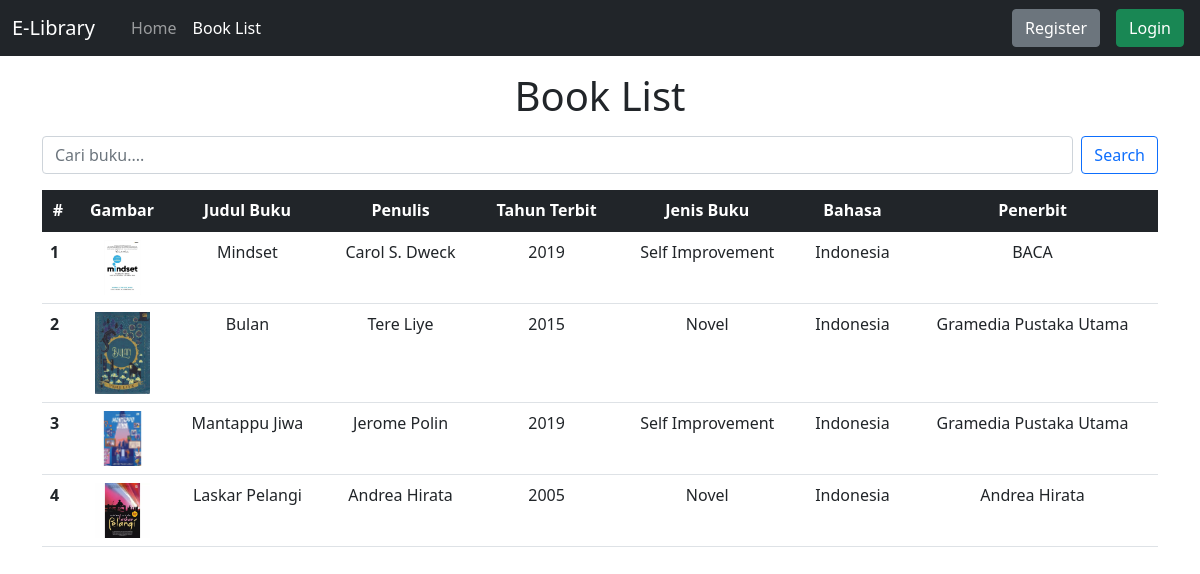
The app's page /user_search.php with its own data.
### tables this page shows
CREATE TABLE `buku_detail` (
  `id` int(11) NOT NULL,
  `judul_buku` varchar(75) NOT NULL,
  `isi_buku` text NOT NULL,
  `penulis` varchar(55) NOT NULL,
  `tahun_terbit` int(5) NOT NULL,
  `jenis_buku` varchar(55) NOT NULL,
  `bahasa` varchar(55) NOT NULL,
  `penerbit` varchar(55) NOT NULL,
  `gambar` varchar(55) NOT NULL
);

### functions.php (called while the page is built, shortened)
<?php
$conn = mysqli_connect("localhost", "root", "", "db_perpustakaan");
function query($query)
{
    global $conn;
    $result = mysqli_query($conn, $query);
    $rows = [];
    while ($row = mysqli_fetch_assoc($result)) {
        $rows[] = $row;
    }
    return $rows;
}

### user_search.php (the view, shortened to what this page needs)
<?php
require 'functions.php';
$buku_detail = query("SELECT * FROM buku_detail");
?>
<!doctype html>
<html lang="en">
<head>
    <link href="https://cdn.jsdelivr.net/npm/bootstrap@5.1.3/dist/css/bootstrap.min.css" rel="stylesheet">
</head>
<body>
    <nav class="navbar navbar-expand-lg navbar-dark bg-dark">
        <div class="container-fluid">
            <a class="navbar-brand" href="index.php">E-Library</a>
            <div class="collapse navbar-collapse" id="navbarNav">
                <div class="container">
                    <ul class="navbar-nav">
                        <li class="nav-item">
                            <a class="nav-link" aria-current="page" href="index.php">Home</a>
                        </li>
                        <li class="nav-item">
                            <a class="nav-link active" href="user_search.php">Book List</a>
                        </li>
                    </ul>
                </div>
            </div>
        </div>
        <div class="d-flex justify-content-end">
            <a href="registrasi.php" class="btn btn-secondary">Register</a>
        </div>
        <div class="d-flex justify-content-end">
            <a href="login.php" class="btn btn-success mx-3">Login</a>
        </div>
    </nav>
    <h1 class="text-center my-3">Book List</h1>
    <div class="container">
        <form class="d-flex" action="" method="post">
            <input type="text" name="keyword" class="form-control me-2" autofocus placeholder="Cari buku...." autocomplete="off" autofocus>
            <button type="submit" class="btn btn-outline-primary" name="cari">Search</button>
        </form>
        <table class="table mt-3">
            <thead class="table-dark">
                <tr>
                    <th scope="col" class="text-center">#</th>
                    <th scope="col" class="text-center">Gambar</th>
                    <th scope="col" class="text-center">Judul Buku</th>
                    <th scope="col" class="text-center">Penulis</th>
                    <th scope="col" class="text-center">Tahun Terbit</th>
                    <th scope="col" class="text-center">Jenis Buku</th>
                    <th scope="col" class="text-center">Bahasa</th>
                    <th scope="col" class="text-center">Penerbit</th>
                </tr>
            </thead>
            <tbody>
                <?php $i = 1; ?>
                <?php foreach ($buku_detail as $row) : ?>
                    <tr>
                        <th scope="row"><?= $i; ?></th>
                        <td class="text-center"><img src="img/<?= $row['gambar']; ?>" width="55"></td>
                        <td class="text-center"><?= $row['judul_buku']; ?></td>
                        <td class="text-center"><?= $row['penulis']; ?></td>
                        <td class="text-center"><?= $row['tahun_terbit']; ?></td>
                        <td class="text-center"><?= $row['jenis_buku']; ?></td>
                        <td class="text-center"><?= $row['bahasa']; ?></td>
                        <td class="text-center"><?= $row['penerbit']; ?></td>
                    </tr>
                    <?php $i++; ?>
                <?php endforeach; ?>
</body>
</html>

### records on screen
buku_detail: gambar (picture), judul_buku "Mindset", penulis "Carol S. Dweck", tahun_terbit "2019", jenis_buku "Self Improvement", bahasa "Indonesia", penerbit "BACA"
buku_detail: gambar (picture), judul_buku "Bulan", penulis "Tere Liye", tahun_terbit "2015", jenis_buku "Novel", bahasa "Indonesia", penerbit "Gramedia Pustaka Utama"
buku_detail: gambar (picture), judul_buku "Mantappu Jiwa", penulis "Jerome Polin", tahun_terbit "2019", jenis_buku "Self Improvement", bahasa "Indonesia", penerbit "Gramedia Pustaka Utama"
buku_detail: gambar (picture), judul_buku "Laskar Pelangi", penulis "Andrea Hirata", tahun_terbit "2005", jenis_buku "Novel", bahasa "Indonesia", penerbit "Andrea Hirata"
